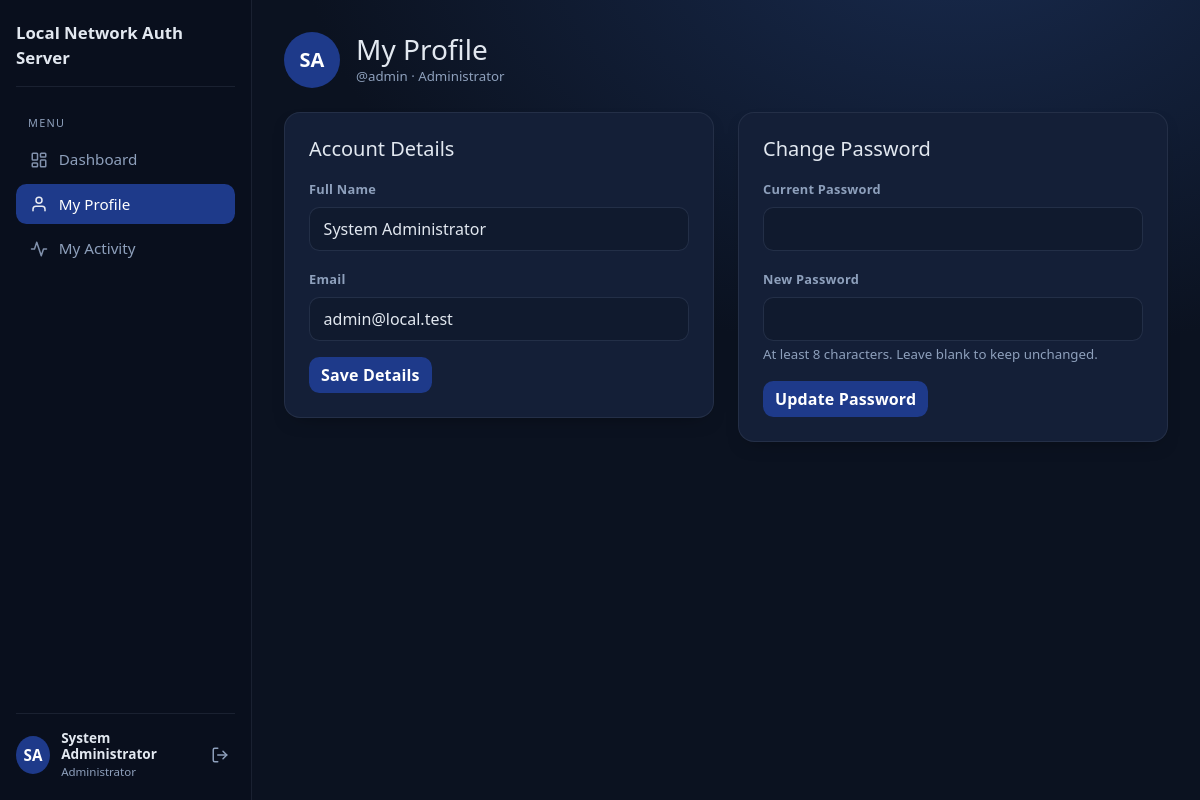
Screenshot of /user/profile.php (signed in) with the database file from the repository.
### tables this page shows
CREATE TABLE `users` (
  `id` int(11) NOT NULL,
  `username` varchar(50) NOT NULL,
  `email` varchar(100) NOT NULL,
  `full_name` varchar(100) NOT NULL,
  `password_hash` varchar(255) NOT NULL,
  `role_id` int(11) NOT NULL,
  `is_active` tinyint(1) NOT NULL DEFAULT '1',
  `last_login_at` datetime DEFAULT NULL,
  `created_at` timestamp NOT NULL DEFAULT CURRENT_TIMESTAMP,
  `updated_at` timestamp NOT NULL DEFAULT CURRENT_TIMESTAMP ON UPDATE CURRENT_TIMESTAMP
);

### user/profile.php (the view, shortened to what this page needs)
<?php
$pdo = getPDO();
$userId = (int) $_SESSION['user_id'];
$stmt = $pdo->prepare('SELECT id, username, full_name, email FROM users WHERE id = :id LIMIT 1');
$stmt->execute([':id' => $userId]);
$user = $stmt->fetch();
$fullName = $user['full_name'];
$email = $user['email'];
$initials = strtoupper(substr(trim($fullName), 0, 1));
$spacePos = strpos(trim($fullName), ' ');
if ($spacePos !== false) {
    $initials = strtoupper(substr(trim($fullName), 0, 1) . substr(trim($fullName), $spacePos + 1, 1));
}
?>
<!DOCTYPE html>
<html lang="en">
<head>
  <link rel="stylesheet" href="../assets/vendor/bootstrap/css/bootstrap.min.css">
  <link rel="stylesheet" href="../assets/css/style.css">
</head>
<body>
  <div class="app-wrapper">
    <aside class="app-sidebar">
      <div class="sidebar-header d-flex align-items-center justify-content-between">
        <a class="sidebar-brand" href="index.php">
          <span>Local Network Auth Server</span>
        </a>
      </div>
      <nav class="side-nav">
        <div class="side-nav-title">Menu</div>
        <a class="nav-link" href="index.php">
          Dashboard
        </a>
        <a class="nav-link active" href="profile.php">
          <svg width="18" height="18" viewBox="0 0 24 24" fill="none" stroke="currentColor" stroke-width="2" stroke-linecap="round" stroke-linejoin="round"><path d="M20 21v-2a4 4 0 0 0-4-4H8a4 4 0 0 0-4 4v2"/><circle cx="12" cy="7" r="4"/></svg>
          My Profile
        </a>
        <a class="nav-link" href="activity.php">
          <svg width="18" height="18" viewBox="0 0 24 24" fill="none" stroke="currentColor" stroke-width="2" stroke-linecap="round" stroke-linejoin="round"><path d="M22 12h-4l-3 9L9 3l-3 9H2"/></svg>
          My Activity
        </a>
      </nav>
      <div class="sidebar-user">
        <span class="avatar"><?= htmlspecialchars($initials) ?></span>
        <div class="me-auto">
          <div class="user-name"><?= htmlspecialchars($_SESSION['full_name']) ?></div>
          <div class="user-role"><?= htmlspecialchars($_SESSION['role_name']) ?></div>
        </div>
        <button type="button" class="btn-ghost" data-bs-toggle="modal" data-bs-target="#logoutModal" title="Logout">
<svg width="18" height="18" viewBox="0 0 24 24" fill="none" stroke="currentColor" stroke-width="2" stroke-linecap="round" stroke-linejoin="round"><path d="M9 21H5a2 2 0 0 1-2-2V5a2 2 0 0 1 2-2h4"/><path d="M16 17l5-5-5-5"/><path d="M21 12H9"/></svg>
        </button>
      </div>
    </aside>
    <main class="app-main">
      <div class="d-flex align-items-center gap-3 mb-4">
        <span class="avatar" style="width: 56px; height: 56px; font-size: 1.25rem;"><?= htmlspecialchars($initials) ?></span>
        <div>
          <h1 class="h3 mb-0">My Profile</h1>
<p class="text-muted small mb-0">@<?= htmlspecialchars($user['username']) ?> &middot; <?= htmlspecialchars($_SESSION['role_name']) ?></p>
        </div>
      </div>
      <div class="row g-4">
        <div class="col-lg-6">
          <div class="card">
            <div class="card-body p-4">
              <h5 class="mb-3">Account Details</h5>
              <form action="profile.php" method="POST" novalidate>
                <div class="mb-3">
                  <label for="full_name" class="form-label">Full Name</label>
                  <input type="text" class="form-control" id="full_name" name="full_name"
                         value="<?= htmlspecialchars($fullName) ?>" required>
                </div>
                <div class="mb-3">
                  <label for="email" class="form-label">Email</label>
                  <input type="email" class="form-control" id="email" name="email"
                         value="<?= htmlspecialchars($email) ?>" required>
                </div>
                <button type="submit" class="btn btn-primary">Save Details</button>
              </form>
            </div>
          </div>
        </div>
        <div class="col-lg-6">
          <div class="card">
            <div class="card-body p-4">
              <h5 class="mb-3">Change Password</h5>
              <form action="profile.php" method="POST" novalidate>
                <div class="mb-3">
                  <label for="current_password" class="form-label">Current Password</label>
                  <input type="password" class="form-control" id="current_password" name="current_password" autocomplete="current-password">
                </div>
                <div class="mb-3">
                  <label for="new_password" class="form-label">New Password</label>
                  <input type="password" class="form-control" id="new_password" name="new_password" autocomplete="new-password">
                  <div class="form-text">At least 8 characters. Leave blank to keep unchanged.</div>
                </div>
                <button type="submit" class="btn btn-primary">Update Password</button>
              </form>
            </div>
          </div>
        </div>
      </div>
    </main>
  </div>
</body>
</html>

### assets/css/style.css (style rules this page uses)
:root { --bg: #0b1220; --bg-soft: #101a2e; --surface: #141f37; --surface-2: #1b2a49; --border: rgba(148, 163, 184, 0.12); --text: #e2e8f0; --text-muted: #8ea0bc; --accent: #1e3a8a; --accent-2: #172554; --gradient: #1e3a8a; --radius: 1rem; --shadow: 0 8px 20px -12px rgba(0, 0, 0, 0.5); }
* { box-sizing: border-box; }
body { font-family: "Segoe UI", -apple-system, BlinkMacSystemFont, Roboto, Arial, sans-serif; background: radial-gradient(1200px 800px at 80% -10%, #182a4d 0%, var(--bg) 55%) fixed; color: var(--text); min-height: 100vh; font-size: 0.95rem; }
a { color: var(--accent); }
.app-wrapper { display: flex; min-height: 100vh; }
.app-sidebar { width: 252px; flex-shrink: 0; background: rgba(10, 16, 30, 0.92); border-right: 1px solid var(--border); display: flex; flex-direction: column; position: sticky; top: 0; height: 100vh; padding: 1.25rem 1rem; }
.sidebar-header { display: flex; align-items: center; justify-content: space-between; gap: 0.5rem; padding-bottom: 1rem; border-bottom: 1px solid var(--border); margin-bottom: 1.25rem; }
.sidebar-brand { display: flex; align-items: center; gap: 0.6rem; font-weight: 700; font-size: 1.05rem; color: var(--text); text-decoration: none; }
.side-nav { display: flex; flex-direction: column; gap: 4px; flex: 1; }
.side-nav-title { font-size: 0.68rem; text-transform: uppercase; letter-spacing: 0.12em; color: var(--text-muted); padding: 0.5rem 0.75rem 0.25rem; }
.side-nav .nav-link { display: flex; align-items: center; gap: 0.7rem; color: var(--text-muted); border-radius: 0.65rem; padding: 0.55rem 0.85rem; font-weight: 500; transition: all 0.15s ease; }
.side-nav .nav-link.active { color: #fff; background: var(--gradient); }
.side-nav .nav-link svg { flex-shrink: 0; opacity: 0.9; }
.sidebar-user { display: flex; align-items: center; gap: 0.7rem; padding-top: 1rem; border-top: 1px solid var(--border); }
.avatar { width: 38px; height: 38px; border-radius: 50%; background: var(--gradient); color: #fff; display: inline-flex; align-items: center; justify-content: center; font-weight: 700; }
.sidebar-user .user-name { font-weight: 600; font-size: 0.85rem; line-height: 1.2; }
.sidebar-user .user-role { font-size: 0.72rem; color: var(--text-muted); }
.app-main { flex: 1; min-width: 0; padding: 2rem; }
.card { background: var(--surface); border: 1px solid var(--border); border-radius: var(--radius); box-shadow: var(--shadow); color: var(--text); }
.form-control, .form-select { background-color: var(--bg-soft); border: 1px solid var(--border); color: var(--text); border-radius: 0.65rem; padding: 0.55rem 0.85rem; }
.form-control::placeholder, .form-select::placeholder { color: #94a6c4; opacity: 1; }
.form-label { font-size: 0.8rem; font-weight: 600; letter-spacing: 0.02em; color: var(--text-muted); }
.form-text { color: var(--text-muted); }
.btn { border-radius: 0.65rem; font-weight: 600; letter-spacing: 0.01em; }
.btn-primary { background: var(--gradient); border: none; }
.btn-ghost { background: transparent; border: none; color: var(--text-muted); }
button.btn-ghost { display: inline-flex; align-items: center; justify-content: center; width: 30px; height: 30px; border-radius: 8px; }
.btn-primary { position: relative; overflow: hidden; }
.btn-primary::after { content: ""; position: absolute; top: 0; left: -80%; width: 40%; height: 100%; background: linear-gradient(100deg, transparent, rgba(255, 255, 255, 0.25), transparent); transform: skewX(-20deg); transition: left 0.5s ease; }
.text-muted { color: var(--text-muted) !important; }
html { scroll-behavior: smooth; }

### rows the page displays
users: full_name "SA", username "admin", full_name "System Administrator", email "admin@local.test"

### other values shown
$_SESSION['full_name'] "System Administrator"
$_SESSION['role_name'] "Administrator"
